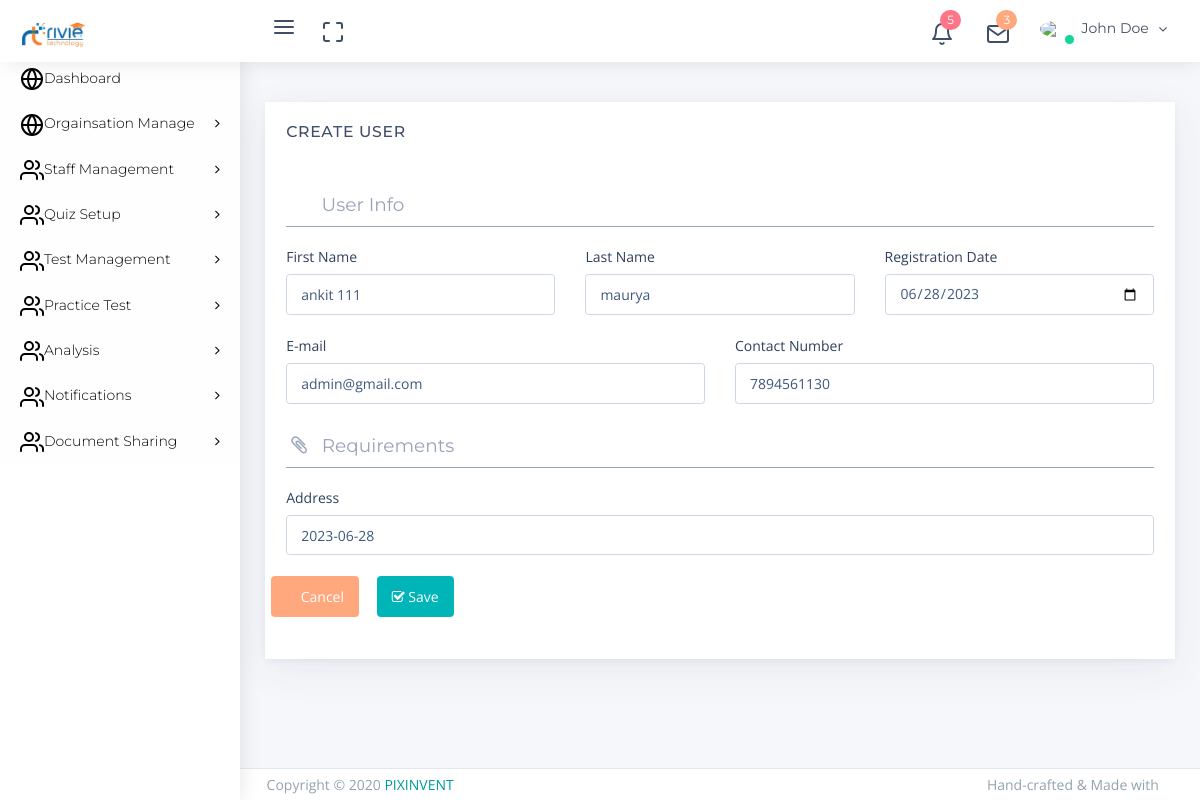
/parent/update_user.php?org_id=1, run on the app's committed database.
### tables this page shows
CREATE TABLE `user_info` (
  `id` int(11) NOT NULL,
  `f_name` varchar(255) NOT NULL,
  `l_name` varchar(255) NOT NULL,
  `user_regis` date NOT NULL DEFAULT current_timestamp(),
  `email` varchar(255) NOT NULL,
  `contact` varchar(255) NOT NULL,
  `address` text NOT NULL
);

### parent/update_user.php (the view, shortened to what this page needs)
<?php include "../common/header.php"; ?>
<?php
$servername = "localhost";
$username = "root";
$password = "";
$dbname = "rivi";
$conn = mysqli_connect($servername, $username, $password, $dbname);
$get_id = $_GET['org_id'];
$sql = "SELECT * FROM user_info where id = '". $get_id ."'";
$result = mysqli_query($conn, $sql);
$row = mysqli_fetch_assoc($result);
?>
<div class="app-content content">
    <div class="content-wrapper">
        <div class="content-header row">
            <div class="content-header-right col-md-6 col-12">
            </div>
        </div>
        <div class="content-body">
            <section id="basic-form-layouts">
                <div class="row match-height">
                    <div class="col-md-12">
                        <div class="card">
                            <div class="card-header">
                                <h4 class="card-title" id="basic-layout-form">Create User</h4>
                                <div class="heading-elements">
                                    <ul class="list-inline mb-0">
                                        <li><a data-action="collapse"><i class="feather icon-minus"></i></a></li>
                                        <li><a data-action="reload"><i class="feather icon-rotate-cw"></i></a></li>
                                        <li><a data-action="expand"><i class="feather icon-maximize"></i></a></li>
                                        <li><a data-action="close"><i class="feather icon-x"></i></a></li>
                                    </ul>
                                </div>
                            </div>
                            <div class="card-content collapse show">
                                <div class="card-body">
                                    <form class="form" method="POST">
                                        <div class="form-body">
                                            <h4 class="form-section"><i class="feather icon-user"></i> User Info</h4>
                                            <div class="row">
                                                <div class="col-md-4">
                                                    <div class="form-group">
                                                        <label for="projectinput1">First Name</label>
                                                        <input type="text" value="<?php echo $row['f_name']; ?>" id="projectinput1" class="form-control" placeholder="First Name" name="u_fname">
                                                    </div>
                                                </div>
                                                <div class="col-md-4">
                                                    <div class="form-group">
                                                        <label for="projectinput2">Last Name</label>
                                                        <input type="text" value="<?php echo $row['l_name']; ?>" id="projectinput2" class="form-control" placeholder="Last Name" name="u_lname">
                                                    </div>
                                                </div>
                                                <div class="col-md-4">
                                                    <div class="form-group">
                                                        <label for="projectinput2">Registration Date</label>
                                                        <input type="date" value="<?php echo $row['user_regis']; ?>" id="projectinput2" class="form-control" placeholder="Registration Date" name="u_regis">
                                                    </div>
                                                </div>
                                            </div>
                                            <div class="row">
                                                <div class="col-md-6">
                                                    <div class="form-group">
                                                        <label for="projectinput3">E-mail</label>
                                                        <input type="text" value="<?php echo $row['email']; ?>" id="projectinput3" class="form-control" placeholder="E-mail" name="u_email">
                                                    </div>
                                                </div>
                                                <div class="col-md-6">
                                                    <div class="form-group">
                                                        <label for="projectinput4">Contact Number</label>
                                                        <input type="text" value="<?php echo $row['contact']; ?>" id="projectinput4" class="form-control" placeholder="Phone" name="u_phone">
                                                    </div>
                                                </div>
                                            </div>
                                            <h4 class="form-section"><i class="fa fa-paperclip"></i> Requirements</h4>
                                            <div class="form-group">
                                                <label for="companyName">Address</label>
                                                <input type="text" id="companyName" value="<?php echo $row['address']; ?>" class="form-control" placeholder="Company Name" name="u_add">
                                            </div>
                                        </div>
                                        <div class="row">
                                            <div class="form-group">
                                                <button type="reset" class="btn btn-warning mr-1">
                                                    <i class="feather icon-x"></i> Cancel
                                                </button>
                                                <button type="submit" class="btn btn-primary" name="upad_save">
                                                    <i class="fa fa-check-square-o"></i> Save
                                                </button>
                                            </div>
                                        </div>
                                    </form>
                                </div>
                            </div>
                        </div>
                    </div>
                </div>
            </section>
        </div>
    </div>
</div>
<?php include "../common/footer.php"; ?>

### assets/app-assets/css/custom.css (style rules this page uses)
.form-body { width:100% }
form.form { display: block; }

### data on the page
user_info: u_fname "ankit 111", u_lname "maurya", u_regis "06/28/2023", u_email "admin@gmail.com", u_phone "7894561130", u_add "2023-06-28"
